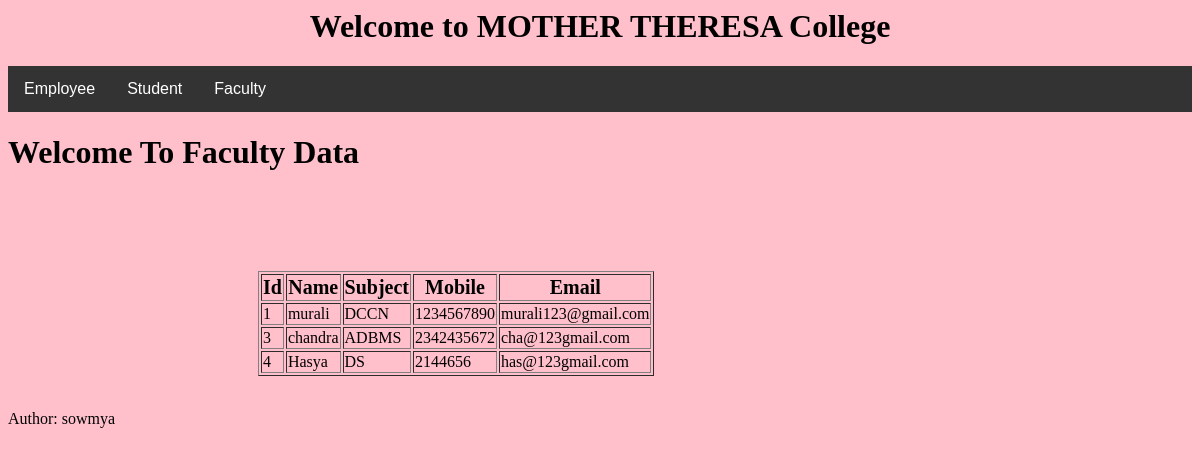
Screenshot of /view_faculty/ with the database file from the repository.
### myapp/models.py (models this page shows, shortened)
class FacultyModel(models.Model):
    name = models.CharField(max_length=30)
    subject = models.CharField(max_length=30)
    mobile = models.CharField(max_length=10, unique=True)
    email = models.EmailField()

### myapp/views.py (the view)
# urls.py: path('view_faculty/', views.view_faculty,  name = 'view_faculty'),
def view_faculty(request):
    ob=FacultyModel.objects.all().values()
    context={
        'data':ob
        }
    temp=loader.get_template('view_faculty.html')
    return HttpResponse(temp.render(context,request))

### myapp/templates/view_faculty.html (shortened to what this page needs)
{%   extends  "master.html"  %}
{%  block content  %}
<h1>Welcome To Faculty  Data</h1>
<table border="1">
<tr style="font-size: 20px;">
<th>Id</th>
<th>Name</th>
<th>Subject</th>
<th>Mobile</th>
<th>Email</th>
</tr>
{%  for  x  in  data  %}
<tr style="font-size: 16px;">
<td>{{x.id}}</td>
<td>{{x.name}}</td>
<td>{{x.subject}}</td>
<td>{{x.mobile}}</td>
<td>{{x.email}}</td>
</tr>
{% endfor %}
</table>
<br>
 {% endblock %}

### myapp/templates/view_faculty.html (style rules this page uses)
table { margin-top: 100px; margin-left: 250px; }

### rows the page displays
FacultyModel: id "1", name "murali", subject "DCCN", mobile "1234567890", email "murali123@gmail.com"
FacultyModel: id "3", name "chandra", subject "ADBMS", mobile "2342435672", email "cha@123gmail.com"
FacultyModel: id "4", name "Hasya", subject "DS", mobile "2144656", email "has@123gmail.com"
